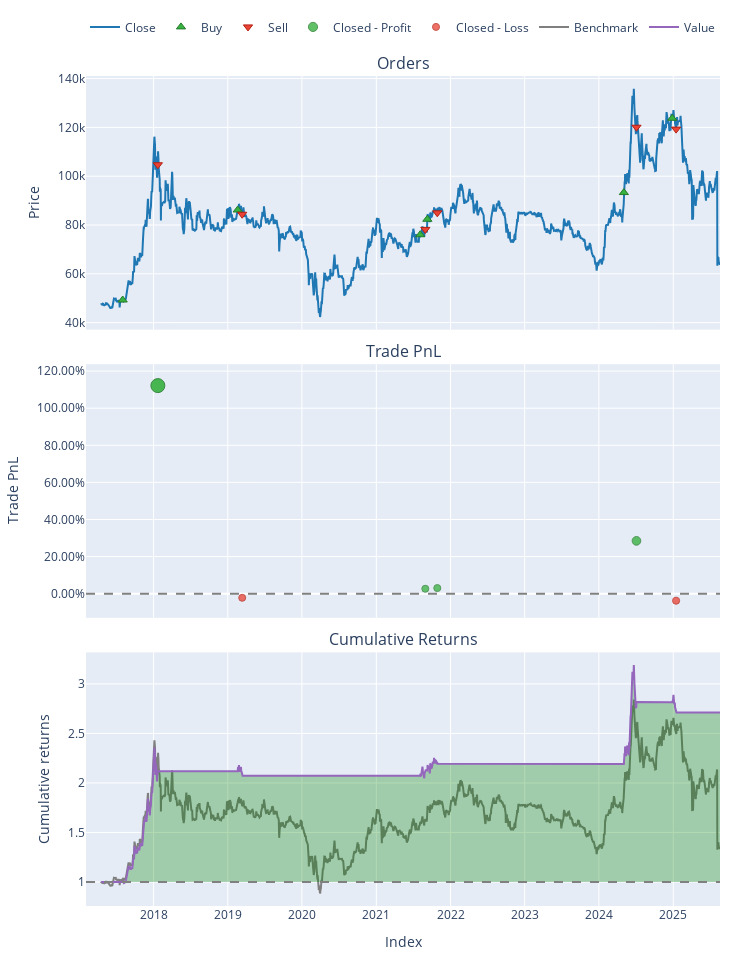

Notebook code cell kept with this figure:
### Code cell
# biểu diễn biểu đồ vốn của 1 mã triển vọng
ignored_ticker = df_backtesting_potentials.index[0]
pf = backtesting_results[ignored_ticker]
print(ignored_ticker)
pf.plot().show()

### Figure 1 — Plotly figure (JSON) as saved in the notebook; plotly's stock layout.template omitted (floating-point values rounded to 4 significant figures; data arrays with more than 128 entries replaced by an {"elided": "..."} marker saying what was removed)
{"data": [{"legendgroup": "0", "line": {"color": "#1f77b4"}, "name": "Close", "showlegend": true, "type": "scatter", "uid": "872e19d3-9c45-49bf-ada3-5ecfc572af2b", "x": {"elided": "2085 str values"}, "xaxis": "x", "y": {"elided": "2085 float values"}, "yaxis": "y"}, {"customdata": [[0, 0.002028, 0.0999], [2, 0.002459, 0.2119], [4, 0.002725, 0.2072], [6, 0.002583, 0.2126], [8, 0.002348, 0.2191], [10, 0.002274, 0.2814]], "hovertemplate": "Order Id: %{customdata[0]}<br>Timestamp: %{x}<br>Price: %{y}<br>Size: %{customdata[1]:.6f}<br>Fees: %{customdata[2]:.6f}", "legendgroup": "1", "marker": {"color": "#37B13F", "line": {"color": "rgb(38,123,44)", "width": 1}, "size": 8, "symbol": "triangle-up"}, "mode": "markers", "name": "Buy", "type": "scatter", "uid": "195949fd-3fdd-4828-afe2-e751e93b3f12", "x": ["2017-08-02T00:00:00", "2019-02-19T00:00:00", "2021-08-05T00:00:00", "2021-09-09T00:00:00", "2024-05-03T00:00:00", "2024-12-27T00:00:00"], "xaxis": "x", "y": [49260.0, 86150.0, 76015, 82342, 93289, 123729], "yaxis": "y"}, {"customdata": [[1, 0.002028, 0.2123], [3, 0.002459, 0.2076], [5, 0.002725, 0.2131], [7, 0.002583, 0.2195], [9, 0.002348, 0.2819], [11, 0.002274, 0.2713]], "hovertemplate": "Order Id: %{customdata[0]}<br>Timestamp: %{x}<br>Price: %{y}<br>Size: %{customdata[1]:.6f}<br>Fees: %{customdata[2]:.6f}", "legendgroup": "2", "marker": {"color": "#EA4335", "line": {"color": "rgb(181,31,18)", "width": 1}, "size": 8, "symbol": "triangle-down"}, "mode": "markers", "name": "Sell", "type": "scatter", "uid": "d36bf183-4fa0-42e1-b841-94b37a5a8063", "x": ["2018-01-22T00:00:00", "2019-03-13T00:00:00", "2021-08-30T00:00:00", "2021-10-28T00:00:00", "2024-07-04T00:00:00", "2025-01-15T00:00:00"], "xaxis": "x", "y": [104700.0, 84410.0, 78187, 84995, 120064, 119292], "yaxis": "y"}, {"customdata": [[0, 0, 112.1, 1.122], [2, 2, 5.499, 0.02654], [3, 3, 6.419, 0.03019], [4, 4, 62.37, 0.2847]], "hovertemplate": "Exit Trade Id: %{customdata[0]}<br>Position Id: %{customdata[1]}<br>Exit Timestamp: %{x}<br>PnL: %{customdata[2]:.6f}<br>Return: %{customdata[3]:.2%}", "legendgroup": "3", "marker": {"color": "#37B13F", "line": {"color": "rgb(38,123,44)", "width": 1}, "opacity": [0.9, 0.7506, 0.7511, 0.7858], "size": [14, 7.027, 7.051, 8.671], "symbol": "circle"}, "mode": "markers", "name": "Closed - Profit", "type": "scatter", "uid": "ed901751-5551-4076-91f8-f6f712a0cfb2", "x": ["2018-01-22T00:00:00", "2021-08-30T00:00:00", "2021-10-28T00:00:00", "2024-07-04T00:00:00"], "xaxis": "x2", "y": [1.122, 0.02654, 0.03019, 0.2847], "yaxis": "y2"}, {"customdata": [[1, 1, -4.711, -0.02224], [5, 5, -10.64, -0.03782]], "hovertemplate": "Exit Trade Id: %{customdata[0]}<br>Position Id: %{customdata[1]}<br>Exit Timestamp: %{x}<br>PnL: %{customdata[2]:.6f}<br>Return: %{customdata[3]:.2%}", "legendgroup": "4", "marker": {"color": "#EA4335", "line": {"color": "rgb(181,31,18)", "width": 1}, "opacity": [0.75, 0.7521], "size": [7, 7.099], "symbol": "circle"}, "mode": "markers", "name": "Closed - Loss", "type": "scatter", "uid": "01e52b48-8799-401c-a5b4-d2916ff068cb", "x": ["2019-03-13T00:00:00", "2025-01-15T00:00:00"], "xaxis": "x2", "y": [-0.02224, -0.03782], "yaxis": "y2"}, {"legendgroup": "5", "line": {"color": "#7f7f7f"}, "name": "Benchmark", "showlegend": true, "type": "scatter", "uid": "1230de53-2155-447a-8ce9-78daefd13aef", "x": {"elided": "2085 str values"}, "xaxis": "x3", "y": {"elided": "2085 float values"}, "yaxis": "y3"}, {"hoverinfo": "skip", "legendgroup": "6", "line": {"color": "rgba(0, 0, 0, 0)", "width": 0}, "opacity": 0, "showlegend": false, "type": "scatter", "uid": "13695388-ba02-431d-8eaf-f64974e66bba", "x": {"elided": "2085 str values"}, "xaxis": "x3", "y": {"elided": "2085 int values"}, "yaxis": "y3"}, {"connectgaps": false, "fill": "tonexty", "fillcolor": "rgba(0, 128, 0, 0.3)", "hoverinfo": "skip", "legendgroup": "6", "line": {"color": "rgba(0, 0, 0, 0)", "width": 0}, "opacity": 0, "showlegend": false, "type": "scatter", "uid": "56a78c83-770b-4cb4-a95c-9442e57b039f", "x": {"elided": "2085 str values"}, "xaxis": "x3", "y": {"elided": "2085 float values"}, "yaxis": "y3"}, {"hoverinfo": "skip", "legendgroup": "6", "line": {"color": "rgba(0, 0, 0, 0)", "width": 0}, "opacity": 0, "showlegend": false, "type": "scatter", "uid": "386322a6-b031-4e10-a300-f5eaca79238a", "x": {"elided": "2085 str values"}, "xaxis": "x3", "y": {"elided": "2085 int values"}, "yaxis": "y3"}, {"connectgaps": false, "fill": "tonexty", "fillcolor": "rgba(255, 0, 0, 0.3)", "hoverinfo": "skip", "legendgroup": "6", "line": {"color": "rgba(0, 0, 0, 0)", "width": 0}, "opacity": 0, "showlegend": false, "type": "scatter", "uid": "e0eaaff2-749f-4530-9497-9d35e662a301", "x": {"elided": "2085 str values"}, "xaxis": "x3", "y": {"elided": "2085 float values"}, "yaxis": "y3"}, {"legendgroup": "7", "line": {"color": "#9467bd"}, "name": "Value", "showlegend": true, "type": "scatter", "uid": "599c27cb-033b-4f4e-b1e5-f8df332cbfe1", "x": {"elided": "2085 str values"}, "xaxis": "x3", "y": {"elided": "2085 float values"}, "yaxis": "y3"}, {"hoverinfo": "skip", "legendgroup": "6", "line": {"color": "rgba(0, 0, 0, 0)", "width": 0}, "opacity": 0, "showlegend": false, "type": "scatter", "uid": "5b4a3da7-1661-4ae0-b606-2f5a09837153", "x": {"elided": "2085 str values"}, "xaxis": "x3", "y": {"elided": "2085 int values"}, "yaxis": "y3"}], "layout": {"annotations": [{"font": {"size": 16}, "showarrow": false, "text": "Orders", "x": 0.5, "xanchor": "center", "xref": "paper", "y": 1, "yanchor": "bottom", "yref": "paper"}, {"font": {"size": 16}, "showarrow": false, "text": "Trade PnL", "x": 0.5, "xanchor": "center", "xref": "paper", "y": 0.6528, "yanchor": "bottom", "yref": "paper"}, {"font": {"size": 16}, "showarrow": false, "text": "Cumulative Returns", "x": 0.5, "xanchor": "center", "xref": "paper", "y": 0.3056, "yanchor": "bottom", "yref": "paper"}], "height": 960, "legend": {"orientation": "h", "traceorder": "normal", "x": 1, "xanchor": "right", "y": 1.042, "yanchor": "bottom"}, "margin": {"b": 30, "l": 30, "r": 30, "t": 30}, "shapes": [{"line": {"color": "gray", "dash": "dash"}, "type": "line", "x0": 0, "x1": 1, "xref": "paper", "y0": 0, "y1": 0, "yref": "y2"}, {"line": {"color": "gray", "dash": "dash"}, "type": "line", "x0": 0, "x1": 1, "xref": "paper", "y0": 1, "y1": 1, "yref": "y3"}], "showlegend": true, "width": 750, "xaxis": {"anchor": "y", "domain": [0, 1], "matches": "x3", "showticklabels": false}, "xaxis2": {"anchor": "y2", "domain": [0, 1], "matches": "x3", "showticklabels": false}, "xaxis3": {"anchor": "y3", "domain": [0, 1], "title": {"text": "Index"}}, "yaxis": {"anchor": "x", "domain": [0.6944, 1], "title": {"text": "Price"}}, "yaxis2": {"anchor": "x2", "domain": [0.3472, 0.6528], "tickformat": ".2%", "title": {"text": "Trade PnL"}}, "yaxis3": {"anchor": "x3", "domain": [0, 0.3056], "title": {"text": "Cumulative returns"}}}}
